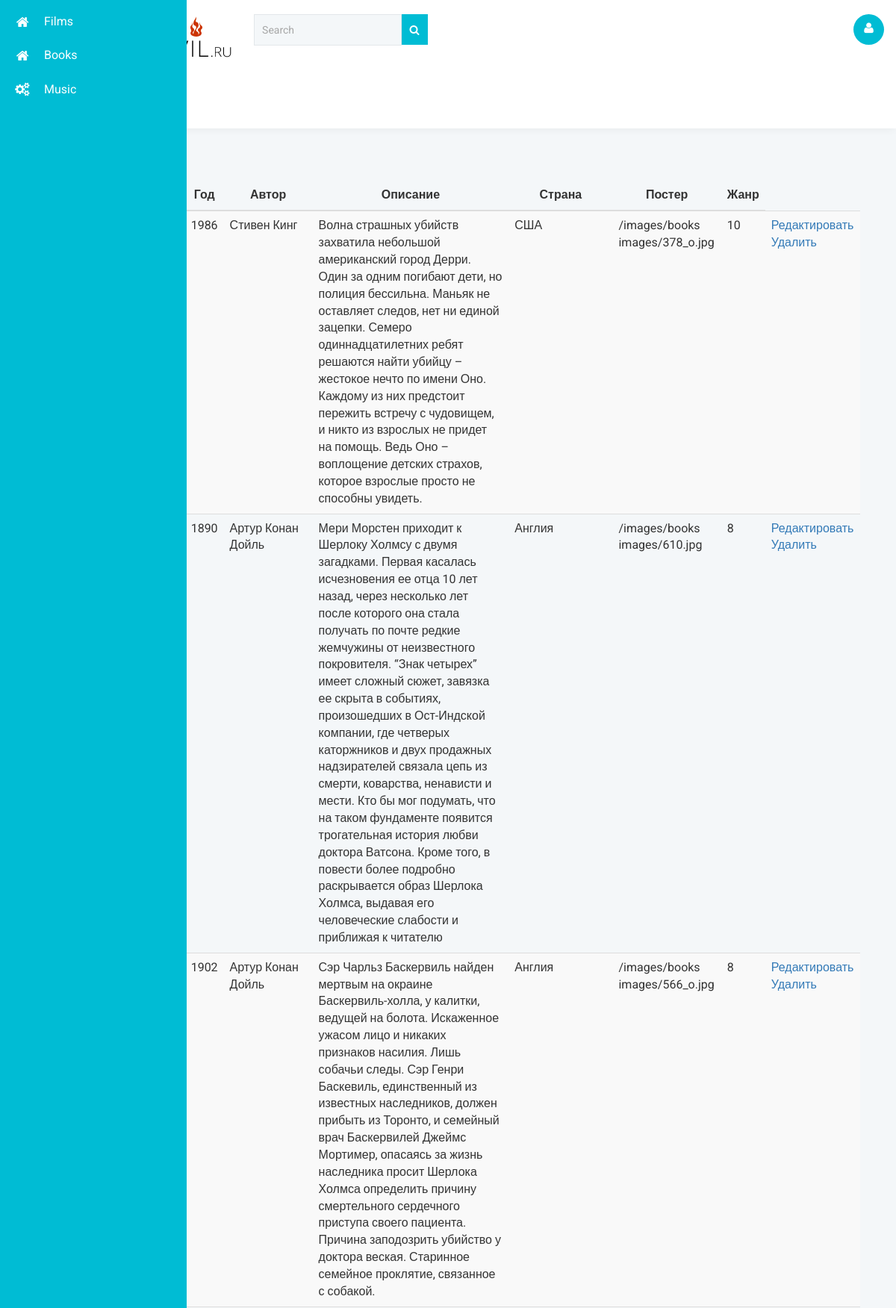
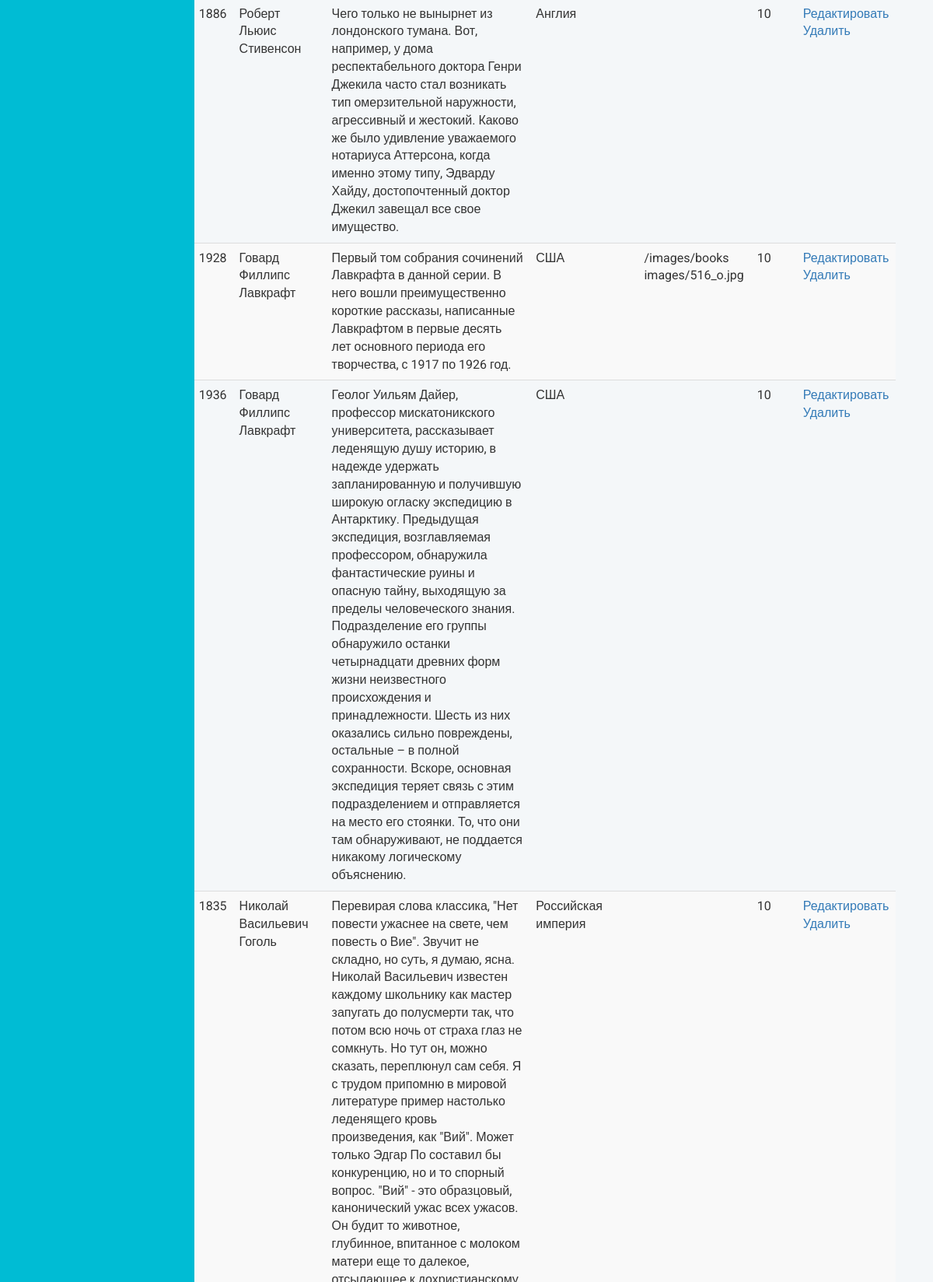
/admin/books.php (upper part), run on the app's committed database (2 pictures, top to bottom).
### tables this page shows
CREATE TABLE `books` (
  `id` int(11) NOT NULL,
  `name` varchar(255) NOT NULL,
  `year` int(20) NOT NULL,
  `author` varchar(255) NOT NULL,
  `description` text NOT NULL,
  `country` varchar(255) NOT NULL,
  `banner` varchar(255) NOT NULL,
  `categories_books_form_id` int(10) NOT NULL,
  `categories_books_content_id` int(10) NOT NULL
);

### admin/books.php (the view, shortened to what this page needs)
<?php
include $_SERVER['DOCUMENT_ROOT'] . '/db.php';
?>
<!DOCTYPE html>
<head>
<link rel="stylesheet" href="web/css/bootstrap.css">
<link href="web/css/style.css" rel='stylesheet' type='text/css' />
<link rel="stylesheet" href="web/css/font.css" type="text/css"/>
<link href="web/css/font-awesome.css" rel="stylesheet">
<link rel="stylesheet" href="web/css/morris.css">
</head>
<body class="dashboard-page">
	<nav class="main-menu">
		<ul>
			<li>
				<a href="film.php">
					<i class="fa fa-home nav_icon"></i>
					<span class="nav-text">
					Films
					</span>
				</a>
			</li>
			<li>
				<a href="index.php">
					<i class="fa fa-home nav_icon"></i>
					<span class="nav-text">
					Books
					</span>
				</a>
			</li>
			<li>
				<a href="music.php">
					<i class="fa fa-cogs"></i>
					<span class="nav-text">
					Music
					</span>
				</a>
			</li>
		</ul>
	</nav>
	<section class="wrapper scrollable">
		<nav class="user-menu">
		</nav>
		<section class="title-bar">
			<div class="logo">
				<h1><a href="index.php"><img src="images/logo.png" alt="" />ADMIN</a></h1>
			</div>
			<div class="w3l_search">
				<form action="#" method="post">
					<input type="text" name="search" value="Search" onfocus="this.value = '';" onblur="if (this.value == '') {this.value = 'Search';}" required="">
					<button class="btn btn-default" type="submit"><i class="fa fa-search" aria-hidden="true"></i></button>
				</form>
			</div>
			<div class="header-right">
				<div class="profile_details_left">
					<div class="profile_details">
						<ul>
							<li class="dropdown profile_details_drop">
								<a href="#" class="dropdown-toggle" data-toggle="dropdown" aria-expanded="false">
									<div class="profile_img">
										<span class="prfil-img"><i class="fa fa-user" aria-hidden="true"></i></span>
									</div>
								</a>
							</li>
						</ul>
					</div>
				</div>
			</div>
			<div class="clearfix"> </div>
		</section>
		<div class="main-grid">
			<a href="Options/BOOKS/add_books.php?" type="button">Добавить</a>
			<div class="card-body table-full-width table-responsive">
                                    <table class="table table-hover table-striped">
                                        <thead>
                                            <th>Название</th>
                                            <th>Год</th>
                                            <th>Автор</th>
                                            <th>Описание</th>
                                            <th>Страна</th>
                                            <th>Постер</th>
                                            <th>Жанр</th>
                                        </thead>
                                        <tbody>
                                            <?php
                                              $sql = "SELECT * FROM books";
                                              $result = mysqli_query($connect, $sql) ;
                                              while ($row = mysqli_fetch_assoc($result)) {
                                                  ?>
                                                  <tr>
                                                    <td><?php echo $row['name'] ?></td>
                                                    <td><?php echo $row['year'] ?></td>
                                                    <td><?php echo $row['author'] ?></td>
                                                    <td><?php echo $row['description'] ?></td>
                                                    <td><?php echo $row['country'] ?></td>
                                                    <td><?php echo $row['banner'] ?></td>
                                                    <td><?php echo $row['categories_books_content_id'] ?></td>
                                                    <td>
                                                       <div class="btn-group" role="group" aria-label="Basic example">
                                                          <a href = "Options/BOOKS/edit_books.php?id=<?php echo $row['id'] ?>" type="button" >Редактировать</a>
                                                          <a href = "Options/BOOKS/delete_books.php?id=<?php echo $row['id'] ?>"type="button" >Удалить</a>
                                                       </div>
                                                    </td>
                                                  </tr>
                                                  <?php
                                              }
                                            ?>
                                        </tbody>
                                    </table>
                                </div>
                            </div>
	</section>
</body>
</html>

### data on the page
books: year "1986", author "Стивен Кинг", description "Волна страшных убийств захватила небольшой американский город Дерри. Один за одним погибают дети, но полиция бессильна. Маньяк не оставляет следов, нет ни единой зацепки. Семеро одиннадцатилетних ребят решаются найти убийцу – жестокое нечто по имени Оно. Каждому из них предстоит пережить встречу с чудовищем, и никто из взрослых не придет на помощь. Ведь Оно – воплощение детских страхов, которое взрослые просто не способны увидеть.", country "США", banner "/images/books images/378_o.jpg", categories_books_content "10"
books: year "1890", author "Артур Конан Дойль", description "Мери Морстен приходит к Шерлоку Холмсу с двумя загадками. Первая касалась исчезновения ее отца 10 лет назад, через несколько лет после которого она стала получать по почте редкие жемчужины от неизвестного покровителя. “Знак четырех” имеет сложный сюжет, завязка ее скрыта в событиях, произошедших в Ост-Индской компании, где четверых каторжников и двух продажных надзирателей связала цепь из смерти, коварства, ненависти и мести. Кто бы мог подумать, что на таком фундаменте появится трогательная история любви доктора Ватсона. Кроме того, в повести более подробно раскрывается образ Шерлока Холмса, выдавая его человеческие слабости и приближая к читателю", country "Англия", banner "/images/books images/610.jpg", categories_books_content "8"
books: year "1902", author "Артур Конан Дойль", description "Сэр Чарльз Баскервиль найден мертвым на окраине Баскервиль-холла, у калитки, ведущей на болота. Искаженное ужасом лицо и никаких признаков насилия. Лишь собачьи следы. Сэр Генри Баскевиль, единственный из известных наследников, должен прибыть из Торонто, и семейный врач Баскервилей Джеймс Мортимер, опасаясь за жизнь наследника просит Шерлока Холмса определить причину смертельного сердечного приступа своего пациента. Причина заподозрить убийство у доктора веская. Старинное семейное проклятие, связанное с собакой.", country "Англия", banner "/images/books images/566_o.jpg", categories_books_content "8"
books: year "1886", author "Роберт Льюис Стивенсон", description "Чего только не вынырнет из лондонского тумана. Вот, например, у дома респектабельного доктора Генри Джекила часто стал возникать тип омерзительной наружности, агрессивный и жестокий. Каково же было удивление уважаемого нотариуса Аттерсона, когда именно этому типу, Эдварду Хайду, достопочтенный доктор Джекил завещал все свое имущество.", country "Англия", categories_books_content "10"
books: year "1928", author "Говард Филлипс Лавкрафт", description "Первый том собрания сочинений Лавкрафта в данной серии. В него вошли преимущественно короткие рассказы, написанные Лавкрафтом в первые десять лет основного периода его творчества, с 1917 по 1926 год.", country "США", banner "/images/books images/516_o.jpg", categories_books_content "10"
books: year "1936", author "Говард Филлипс Лавкрафт", description "Геолог Уильям Дайер, профессор мискатоникского университета, рассказывает леденящую душу историю, в надежде удержать запланированную и получившую широкую огласку экспедицию в Антарктику. Предыдущая экспедиция, возглавляемая профессором, обнаружила фантастические руины и опасную тайну, выходящую за пределы человеческого знания. Подразделение его группы обнаружило останки четырнадцати древних форм жизни неизвестного происхождения и принадлежности. Шесть из них оказались сильно повреждены, остальные – в полной сохранности. Вскоре, основная экспедиция теряет связь с этим подразделением и отправляется на место его стоянки. То, что они там обнаруживают, не поддается никакому логическому…", country "США", categories_books_content "10"
books: year "1835", author "Николай Васильевич Гоголь", country "Российская империя", categories_books_content "10"
